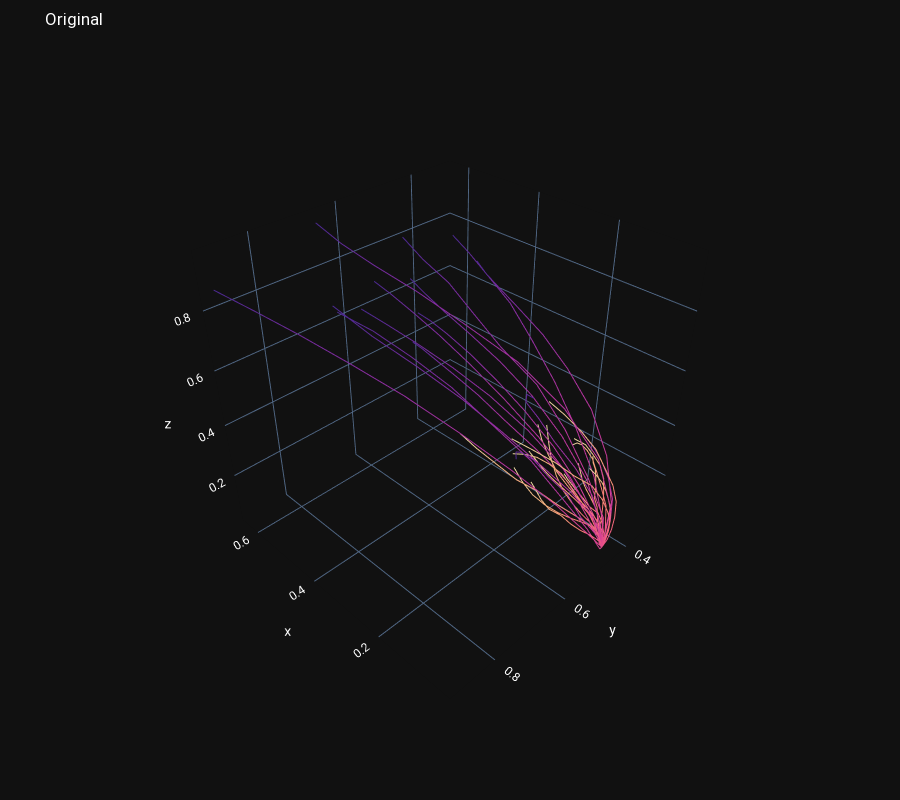
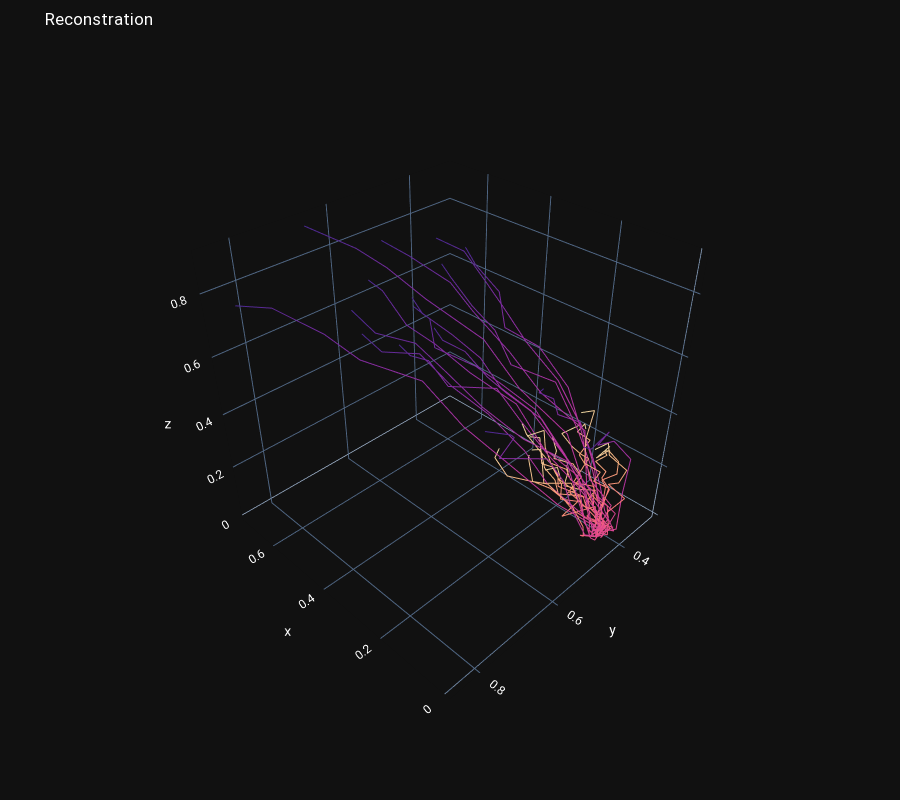
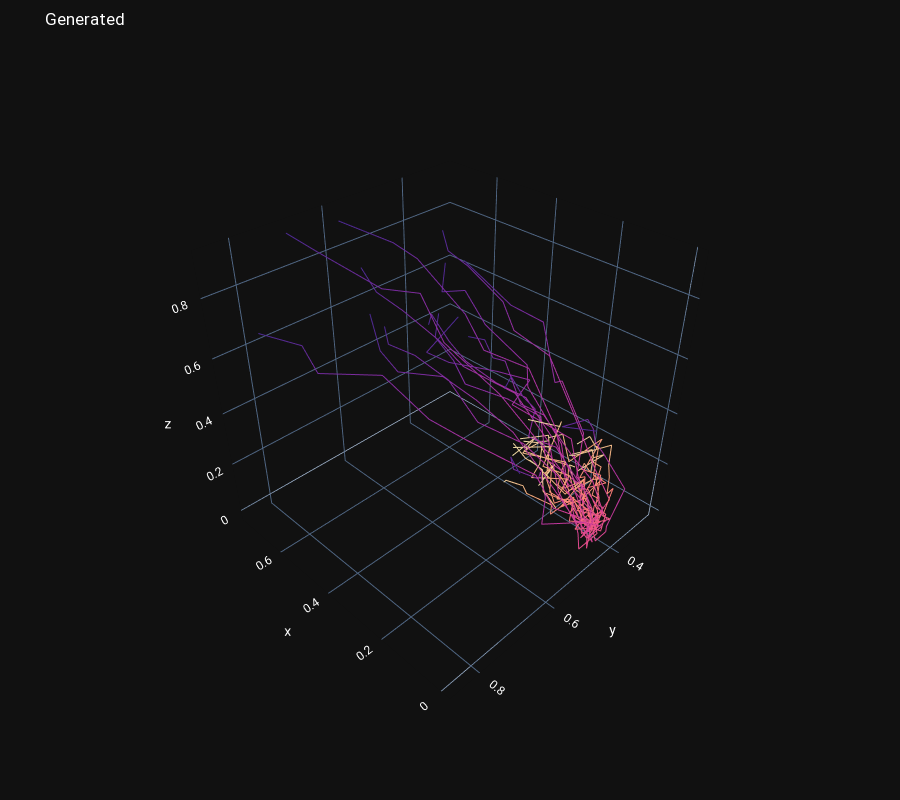

The notebook cell these images were saved under, in order:
### Code cell
sample_data= None
sample_size = np.random.randint(0, 128, size= 16)

for d in project_config.train_iterator:
    x_samples = d[project_config.data_item][sample_size, :,:]
    y_sampels = d['Y'][sample_size, :,:] 
    
    z, __, __ = model.encoder(x_samples, y_sampels)

    noise = torch.normal(mean=.1, std=.21, size = z.shape).to(project_config.device)
    z = z + noise
 
    x_generated = model.decoder(z , y_sampels)
    x_rec,__, __ = model(x_samples, y_sampels)
    
    fig_1 = show_generated_motions(x_samples, "Original")
    fig_1.show()
    fig_2 = show_generated_motions(x_rec, "Reconstration")
    fig_2.show()
    fig_3 = show_generated_motions(x_generated, "Generated")
    fig_3.show()
    
    break
